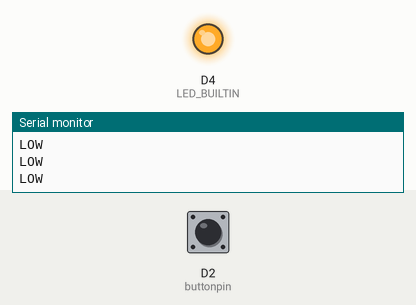
This sketch was run on a simulated ESP8266 (NodeMCU). Parts: output pins drawn as LEDs (lit = HIGH, except the on-board LED, lit = LOW), the last lines printed to the serial monitor. The test bench sets the inputs (shaded band); at power-on: D2 (buttonpin) LOW.

Above: at 1.2 s.
1.3 s: D2 (buttonpin) pulled HIGH for 0.15 s
At 1.4 s:
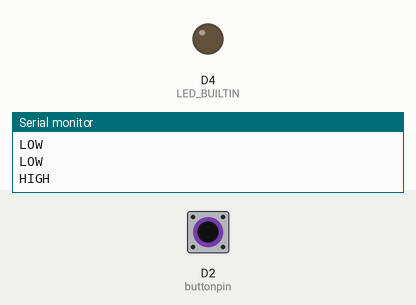
3.0 s: D2 (buttonpin) pulled HIGH for 3.2 s
At 7.1 s:
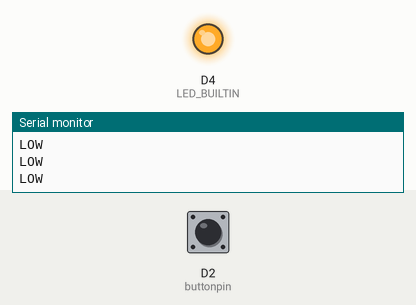
Timing chart, 0 to 8.6 s (numbered marks = the images above; inputs shaded):
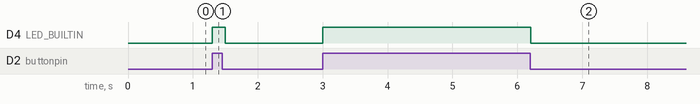

The sketch:

KY-037.ino
```cpp
/*

// ANALOGUE

int sensorPin = A0; // select the input pin for the potentiometer
int ledPin = D0; // select the pin for the LED
int sensorValue = 0; // variable to store the value coming from the sensor

void setup ()
{
  pinMode (ledPin, OUTPUT);
  Serial.begin (9600);
}

void loop ()
{
  sensorValue = analogRead (sensorPin);
  // digitalWrite (ledPin, HIGH);
  // delay (sensorValue);
  // digitalWrite (ledPin, LOW);
  // delay (sensorValue);
  Serial.println (sensorValue, DEC);
}

*/

// DIGITAL

// KY-037 Sound detection module, modified from
// https://arduining.com/2015/08/20/nodemcu-breathing-led-with-arduino-ide/

int buttonpin = D2; // define D0 Sensor Interface
int val = 0;// define numeric variables val

void setup ()
{
  // initialize digital pin LED_BUILTIN as an output.
  pinMode(LED_BUILTIN, OUTPUT);
  pinMode (buttonpin, INPUT) ;// output interface D0 is defined sensor
  Serial.begin(9600);
}

void loop ()
{
  val = digitalRead(buttonpin);// digital interface will be assigned a value of pin 3 to read val
  if (val == HIGH) // When the sound detection module detects a signal, LED flashes
  {
    Serial.println("HIGH");
    digitalWrite (LED_BUILTIN, HIGH);
  }
  else
  {
    Serial.println("LOW");
    digitalWrite (LED_BUILTIN, LOW);
  }
  delay(100);
}
```

Measured:
- after the input at 1.3 s, D4 (LED_BUILTIN): LOW → HIGH at once, → LOW 0.20 s later
- after the input at 3.0 s, D4 (LED_BUILTIN): LOW → HIGH at once, → LOW 3.2 s later
